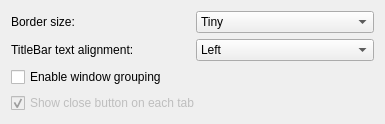
<?xml version="1.0" encoding="UTF-8"?>
<ui version="4.0">
 <class>IaOraConfigDialog</class>
 <widget class="QWidget" name="IaOraConfigDialog">
  <property name="geometry">
   <rect>
    <x>0</x>
    <y>0</y>
    <width>385</width>
    <height>108</height>
   </rect>
  </property>
  <property name="windowTitle">
   <string/>
  </property>
  <layout class="QGridLayout" name="gridLayout">
   <item row="0" column="0">
    <layout class="QHBoxLayout" name="horizontalLayout">
     <item>
      <widget class="QLabel" name="label_2">
       <property name="text">
        <string>Border size:</string>
       </property>
      </widget>
     </item>
     <item>
      <widget class="QComboBox" name="cmbBorderSize">
       <item>
        <property name="text">
         <string>Tiny</string>
        </property>
       </item>
       <item>
        <property name="text">
         <string>Normal</string>
        </property>
       </item>
       <item>
        <property name="text">
         <string>Large</string>
        </property>
       </item>
       <item>
        <property name="text">
         <string>Very Large</string>
        </property>
       </item>
       <item>
        <property name="text">
         <string>Huge</string>
        </property>
       </item>
       <item>
        <property name="text">
         <string>Very Huge</string>
        </property>
       </item>
       <item>
        <property name="text">
         <string>Oversized</string>
        </property>
       </item>
      </widget>
     </item>
    </layout>
   </item>
   <item row="1" column="0">
    <layout class="QHBoxLayout" name="horizontalLayout_2">
     <item>
      <widget class="QLabel" name="label">
       <property name="text">
        <string>TitleBar text alignment:</string>
       </property>
      </widget>
     </item>
     <item>
      <widget class="QComboBox" name="cmbAlign">
       <item>
        <property name="text">
         <string>Left</string>
        </property>
       </item>
       <item>
        <property name="text">
         <string>Center</string>
        </property>
       </item>
       <item>
        <property name="text">
         <string>Right</string>
        </property>
       </item>
      </widget>
     </item>
    </layout>
   </item>
   <item row="2" column="0">
    <widget class="QCheckBox" name="chkGroup">
     <property name="enabled">
      <bool>true</bool>
     </property>
     <property name="text">
      <string>Enable window grouping</string>
     </property>
    </widget>
   </item>
   <item row="3" column="0">
    <widget class="QCheckBox" name="chkCloseButtons">
     <property name="enabled">
      <bool>false</bool>
     </property>
     <property name="text">
      <string>Show close button on each tab</string>
     </property>
     <property name="checked">
      <bool>true</bool>
     </property>
    </widget>
   </item>
  </layout>
 </widget>
 <resources/>
 <connections>
  <connection>
   <sender>chkGroup</sender>
   <signal>toggled(bool)</signal>
   <receiver>chkCloseButtons</receiver>
   <slot>setEnabled(bool)</slot>
   <hints>
    <hint type="sourcelabel">
     <x>192</x>
     <y>41</y>
    </hint>
    <hint type="destinationlabel">
     <x>192</x>
     <y>62</y>
    </hint>
   </hints>
  </connection>
 </connections>
</ui>
